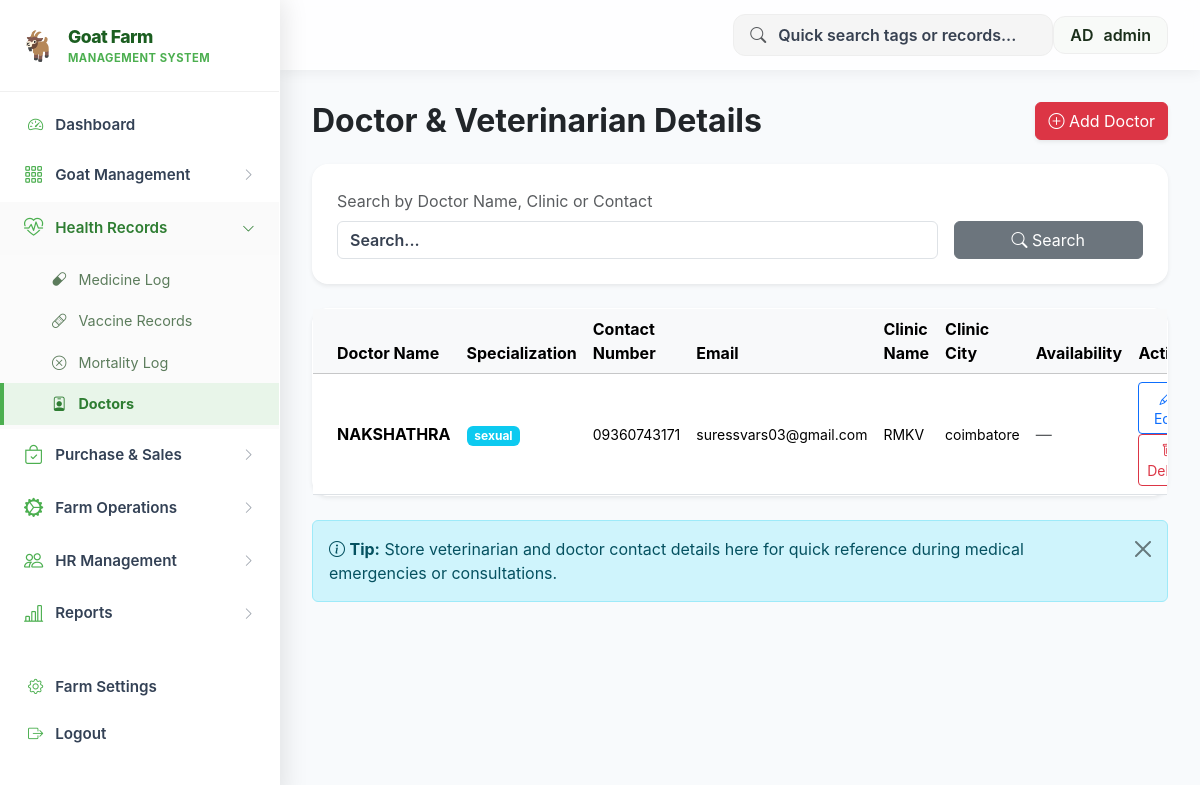
Before: /doctor (signed in) with the older database file.
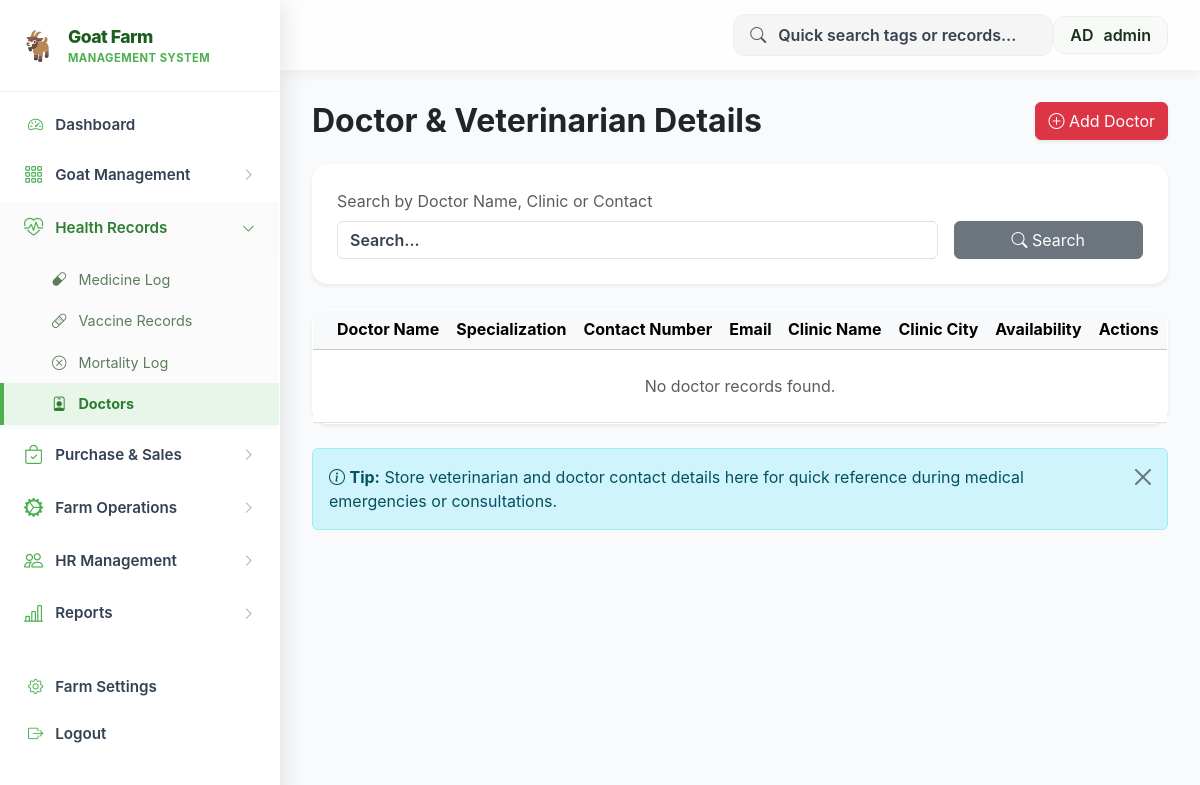
After: the same page with the newer database file.
### tables this page shows
CREATE TABLE doctor_details (
                id INTEGER PRIMARY KEY AUTOINCREMENT,
                doctor_name TEXT NOT NULL,
                specialization TEXT,
                contact_number TEXT,
                email TEXT,
                clinic_name TEXT,
                clinic_address TEXT,
                clinic_city TEXT,
                availability TEXT,
                registration_number TEXT,
                notes TEXT
            );

### Project_goatfarm.py (the view)
@app.route('/doctor')
def doctor():
    db = get_db()
    search = request.args.get('search', '')
    if search:
        records = db.execute('''SELECT * FROM doctor_details
                               WHERE doctor_name LIKE ? OR clinic_name LIKE ?
                               OR contact_number LIKE ? ORDER BY doctor_name ASC''',
             (f"%{search}%", f"%{search}%", f"%{search}%")).fetchall()
    else:
        records = db.execute('SELECT * FROM doctor_details ORDER BY doctor_name ASC').fetchall()
    return render_template('doctor.html', records=records)

### Project_goatfarm.py (called while the page is built)
def get_db():
    conn = sqlite3.connect(DB_FILE)
    conn.row_factory = sqlite3.Row
    return conn

@app.before_request
def require_login():
    allowed_routes = ['login', 'static', 'register', 'verify_otp', 'goats', 'goat_detail']
    if request.endpoint not in allowed_routes and 'user_id' not in session:
        return redirect(url_for('login'))

### templates/doctor.html (shortened to what the changed rows need)
{% extends 'layout.html' %}
{% block content %}
<div class="d-flex justify-content-between align-items-center mb-4">
    <h2 class="fw-bold text-dark mb-0"> Doctor & Veterinarian Details</h2>
</div>
<div class="card border-0 shadow-sm rounded-4">
    <div class="card-body p-0">
        <div class="table-responsive">
            <table class="table table-hover align-middle mb-0">
                <thead class="table-light">
                    <tr>
                        <th class="ps-4">Doctor Name</th>
                        <th>Specialization</th>
                        <th>Contact Number</th>
                        <th>Email</th>
                        <th>Clinic Name</th>
                        <th>Clinic City</th>
                        <th>Availability</th>
                        <th class="text-center">Actions</th>
                    </tr>
                </thead>
                <tbody>
                    {% for r in records %}
                    <tr>
                        <td class="ps-4"><strong>{{ r.doctor_name }}</strong></td>
                        <td>
                            {% if r.specialization %}
                                <span class="badge bg-info">{{ r.specialization }}</span>
                            {% else %}
                                <span class="text-muted">—</span>
                            {% endif %}
                        </td>
                        <td><small>{{ r.contact_number if r.contact_number else '—' }}</small></td>
                        <td><small>{{ r.email if r.email else '—' }}</small></td>
                        <td><small>{{ r.clinic_name if r.clinic_name else '—' }}</small></td>
                        <td><small>{{ r.clinic_city if r.clinic_city else '—' }}</small></td>
                        <td>
                            {% if r.availability %}
                                <small class="text-success">{{ r.availability }}</small>
                            {% else %}
                                <span class="text-muted">—</span>
                            {% endif %}
                        </td>
                        <td class="text-center">
                            <a href="{{ url_for('doctor_edit', id=r.id) }}" class="btn btn-sm btn-outline-primary me-1" title="Edit">
                                <i class="bi bi-pencil"></i> Edit
                            </a>
                            <form method="POST" action="{{ url_for('doctor_delete', id=r.id) }}" style="display:inline;">
                                <button type="submit" class="btn btn-sm btn-outline-danger" onclick="return confirm('Are you sure?')" title="Delete">
                                    <i class="bi bi-trash"></i> Delete
                                </button>
                            </form>
                        </td>
                    </tr>
                    {% else %}
                    <tr>
                        <td colspan="8" class="text-center py-4 text-muted">No doctor records found.</td>
                    </tr>
                    {% endfor %}
                </tbody>
            </table>
        </div>
    </div>
</div>
{% endblock %}

Changed rows visible on the page:
removed doctor_details: doctor_name "NAKSHATHRA", specialization "sexual", contact_number "09360743171", email "suressvars03@gmail.com", clinic_name "RMKV", clinic_city "coimbatore"
Other visible differences:
text now shown: "No doctor records found."
